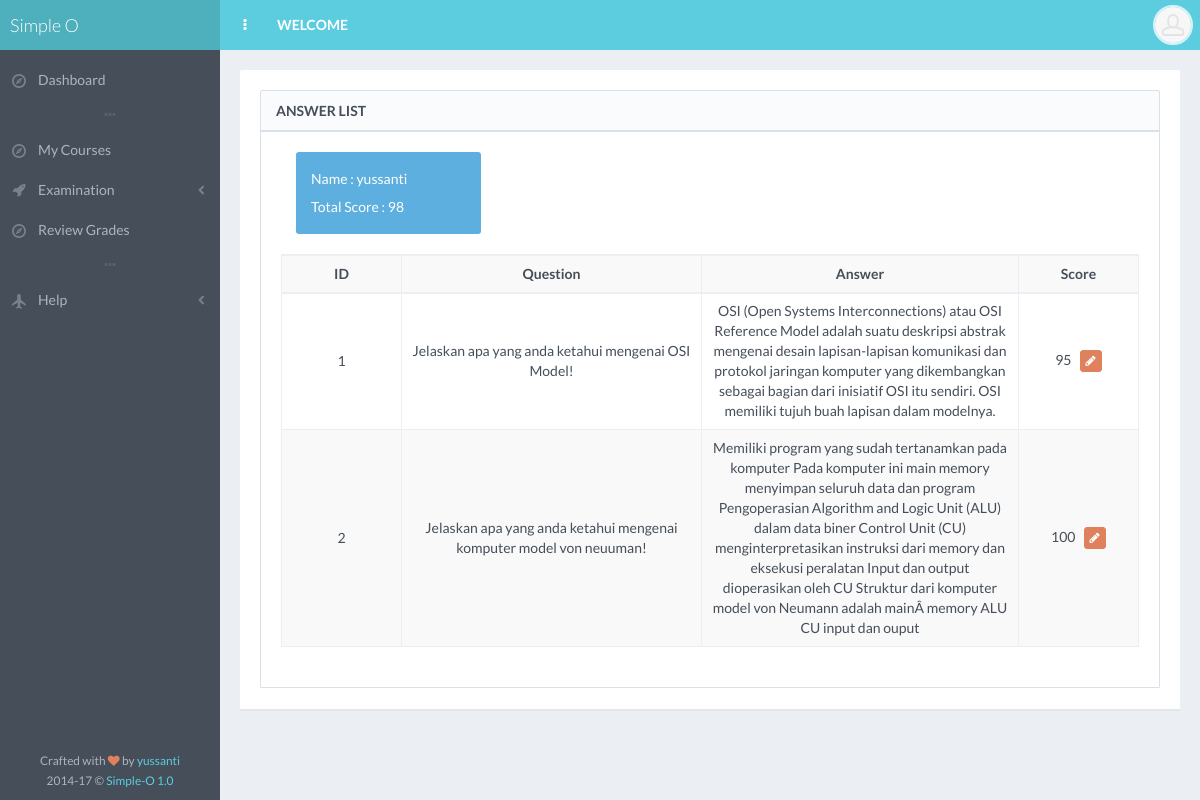
Page /seeAnswer.php?usr=yussanti (signed in) on the committed database.
### tables this page shows
CREATE TABLE `tb_totalnilai` (
  `idmk` int(11) NOT NULL,
  `idtest` int(11) NOT NULL,
  `mahasiswa` varchar(40) NOT NULL,
  `total_nilai` int(11) NOT NULL
);

CREATE TABLE `tb_nilai` (
  `idmk` int(11) NOT NULL,
  `idtest` int(11) NOT NULL,
  `username` varchar(40) NOT NULL,
  `idsoal` int(11) NOT NULL,
  `idjawaban` int(11) NOT NULL,
  `nilai` int(11) NOT NULL
);

CREATE TABLE `tb_soaljawab` (
  `idmk` int(11) NOT NULL,
  `idtest` int(11) NOT NULL,
  `idsoal` int(11) NOT NULL,
  `soal` text NOT NULL,
  `jawabankunci` text NOT NULL
);

CREATE TABLE `tb_mahasiswa` (
  `idjawaban` int(11) NOT NULL,
  `idmk` int(11) NOT NULL,
  `idtest` int(11) NOT NULL,
  `idsoal` int(11) NOT NULL,
  `nama` text NOT NULL,
  `npm` text NOT NULL,
  `jawaban` text NOT NULL
);

### seeAnswer.php (the view, shortened to what this page needs)
<?php include 'inc/template_start.php'; ?>
<?php include 'inc/page_head.php'; ?>
<div id="page-content">
    <div class="block">
    <div class="block full">
        <div class="block-title">
            <h2>Answer List</h2>
        </div>
        <div class="table-responsive">
            <table id="example-datatable" class="table table-striped table-bordered table-vcenter">
                <thead>
                  <?php
                    $usr = $_GET['usr'];
                    $query2 = mysql_query("SELECT * FROM tb_totalnilai where mahasiswa='$usr'");
                     while($baris2=mysql_fetch_array($query2)) {
                    ?>
                 <div class="col-sm-6 col-lg-3">
                <div class="alert alert-info alert-dismissable">
                    <p>Name : <?php echo $usr ?></p>
                    <p>Total Score : <?php echo $baris2['total_nilai'] ?></p>
                </div>
                    <?php }?>
                    <tr>
                        <th style="width: 120px;" class="text-center">ID</th>
                        <th style="width: 300px;" class="text-center">Question</th>
                        <th class="text-center">Answer</th>
                        <th style="width: 120px;" class="text-center">Score</th>
                            </tr>
                </thead>
                <tbody>
                   <tr>
                        <?php
                    $usr = $_GET['usr'];
                    $query1 = mysql_query("SELECT * FROM tb_mahasiswa  JOIN tb_soaljawab ON tb_mahasiswa.idsoal=tb_soaljawab.idsoal  JOIN tb_nilai ON tb_mahasiswa.idjawaban=tb_nilai.idjawaban where tb_mahasiswa.nama='$usr'");
                    while($baris1=mysql_fetch_array($query1)) {
                    ?>
                    <tr>
                        <td><center><?php echo $baris1['idsoal'] ;?></center></td>
                        <td><center><?php echo $baris1['soal'] ;?></center></td>
                        <td><center><?php echo $baris1['jawaban'] ;?></center></td>
                        <td><center><?php echo $baris1['nilai']; ?>
                        &nbsp;&nbsp;<a href="editGrades.php?idjawaban=<?php echo $baris1['idjawaban']; ?>&usr=<?php echo $usr; ?>" data-toggle="tooltip" title="assign new score" class="btn btn-effect-ripple btn-xs btn-danger"><i class="fa fa-pencil">   </i></a></center></td>
                    </tr>
                    <?php } ?>
                </tbody>
            </table>
        </div>
    </div>
    </div>
</div>
<?php include 'inc/page_footer.php'; ?>
<?php include 'inc/template_end.php'; ?>

### css/main.css (style rules this page uses)
body { font-family: "Lato", "Helvetica Neue", Helvetica, Arial, sans-serif; color: #454e59; background-color: #454e59; }
#page-content { padding: 10px 5px 1px; background-color: #ebeef2; }
#page-container.header-fixed-top #page-content { padding-top: 60px; }
.block { margin: 0 0 10px; padding: 20px 15px 1px; background-color: #ffffff; border-top-left-radius: 2px; border-top-right-radius: 2px; -webkit-box-shadow: 0 2px 0 rgba(218, 224, 232, .5); box-shadow: 0 2px 0 rgba(218, 224, 232, .5); }
.block .block { border: 1px solid #dae0e8; -webkit-box-shadow: none; box-shadow: none; }
.block.full { padding: 20px 15px; }
.block-title { margin: -20px -15px 20px; border-bottom: 2px solid #dae0e8; border-top-left-radius: 2px; border-top-right-radius: 2px; background: rgba(218, 224, 232, .15); }
.block-title h1, .block-title h2, .block-title h3, .block-title h4, .block-title h5, .block-title h6 { display: inline-block; font-size: 14px; line-height: 1.4; margin: 0; padding: 10px 15px 9px; font-weight: 600; text-transform: uppercase; }
h1, h2, h3, h4, h5, h6, .h1, .h2, .h3, .h4, .h5, .h6 { font-family: "Lato", "Helvetica Neue", Helvetica, Arial, sans-serif; font-weight: 300; }
h1, h2, h3 { margin-bottom: 15px; }
.text-primary, .text-primary:hover, a, a:hover, a:focus, a.text-primary, a.text-primary:hover, a.text-primary:focus { color: #5ccdde; }
p { line-height: 1.7; }
.table.table-vcenter th, .table.table-vcenter td { vertical-align: middle; }
.table tbody > tr > th, .table tbody > tr > td { padding-top: 8px; padding-bottom: 8px; }
.table thead > tr > th, .table tbody > tr > th, .table tfoot > tr > th, .table thead > tr > td, .table tbody > tr > td, .table tfoot > tr > td, .table tbody + tbody, .table-bordered, .table-bordered > thead > tr > th, .table-bordered > tbody > tr > th, .table-bordered > tfoot > tr > th, .table-bordered > thead > tr > td, .table-bordered > tbody > tr > td, .table-bordered > tfoot > tr > td { border-color: #ebeef2; }
.btn { margin: 1px 0; background-color: #ffffff; border-radius: 3px; }
.btn-danger { background-color: #de815c; border-color: #de815c; }
.alert { color: #ffffff; border-width: 0; border-radius: 3px; }
.alert-info { background-color: #5cafde; }
p, .table, .alert, .carousel { margin-bottom: 20px; }
@media screen and (min-width: 768px) { #page-content { padding: 20px 20px 1px; } }
@media screen and (min-width: 768px) { #page-container.header-fixed-top #page-content { padding-top: 70px; } }
@media screen and (min-width: 768px) { .content-header, .content-header-media .header-section, .block, .block.full, .modal-body { padding-left: 20px; padding-right: 20px; } }
@media screen and (min-width: 768px) { .block, .widget { margin-bottom: 20px; } }
@media screen and (min-width: 768px) { .block-title { margin-left: -20px; margin-right: -20px; } }

### rows in the picture
tb_totalnilai: total_nilai "98"
tb_nilai: idsoal "1", idsoal.soal "Jelaskan apa yang anda ketahui mengenai OSI Model!", idjawaban.jawaban "OSI (Open Systems Interconnections) atau OSI Reference Model adalah suatu deskripsi abstrak mengenai desain lapisan-lapisan komunikasi dan protokol jaringan komputer yang dikembangkan sebagai bagian dari inisiatif OSI itu sendiri. OSI memiliki tujuh buah lapisan dalam modelnya.", nilai "95"
tb_nilai: idsoal "2", idsoal.soal "Jelaskan apa yang anda ketahui mengenai komputer model von neuuman!", idjawaban.jawaban "Memiliki program yang sudah tertanamkan pada komputer Pada komputer ini main memory menyimpan seluruh data dan program Pengoperasian Algorithm and Logic Unit (ALU) dalam data biner Control Unit (CU) menginterpretasikan instruksi dari memory dan eksekusi peralatan Input dan output dioperasikan oleh CU Struktur dari komputer model von Neumann adalah mainÂ memory ALU CU input dan ouput", nilai "100"

### other values in the picture
$link['name'] "Dashboard"
$link['name'] "My Courses"
$link['name'] "Examination"
$link['name'] "Review Grades"
$link['name'] "Help"
$template['name'] "Simple-O"
$template['version'] "1.0"
$template['header_link'] "WELCOME"
